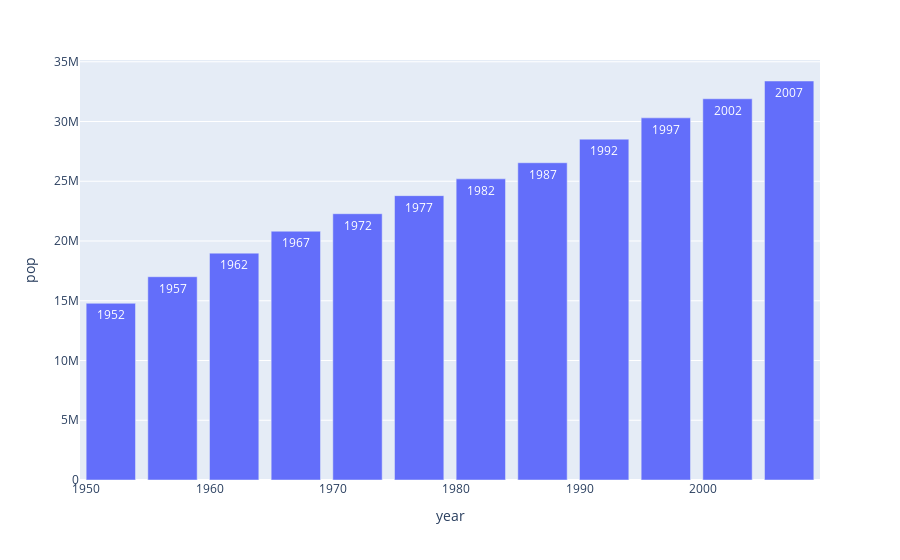

Notebook cell for this chart:
### Code cell
px.bar(dt_canada, x="year", y="pop",text="year")

### Figure 1 — Plotly figure (JSON) as saved in the notebook; plotly's stock layout.template omitted (floating-point values rounded to 4 significant figures)
{"data": [{"alignmentgroup": "True", "hovertemplate": "year=%{text}<br>pop=%{y}<extra></extra>", "legendgroup": "", "marker": {"color": "#636efa", "pattern": {"shape": ""}}, "name": "", "offsetgroup": "", "orientation": "v", "showlegend": false, "text": [1952, 1957, 1962, 1967, 1972, 1977, 1982, 1987, 1992, 1997, 2002, 2007], "textposition": "auto", "type": "bar", "x": [1952, 1957, 1962, 1967, 1972, 1977, 1982, 1987, 1992, 1997, 2002, 2007], "xaxis": "x", "y": [14785584, 17010154, 18985849, 20819767, 22284500, 23796400, 25201900, 26549700, 28523502, 30305843, 31902268, 33390141], "yaxis": "y"}], "layout": {"barmode": "relative", "legend": {"tracegroupgap": 0}, "margin": {"t": 60}, "xaxis": {"anchor": "y", "domain": [0, 1], "title": {"text": "year"}}, "yaxis": {"anchor": "x", "domain": [0, 1], "title": {"text": "pop"}}}}
